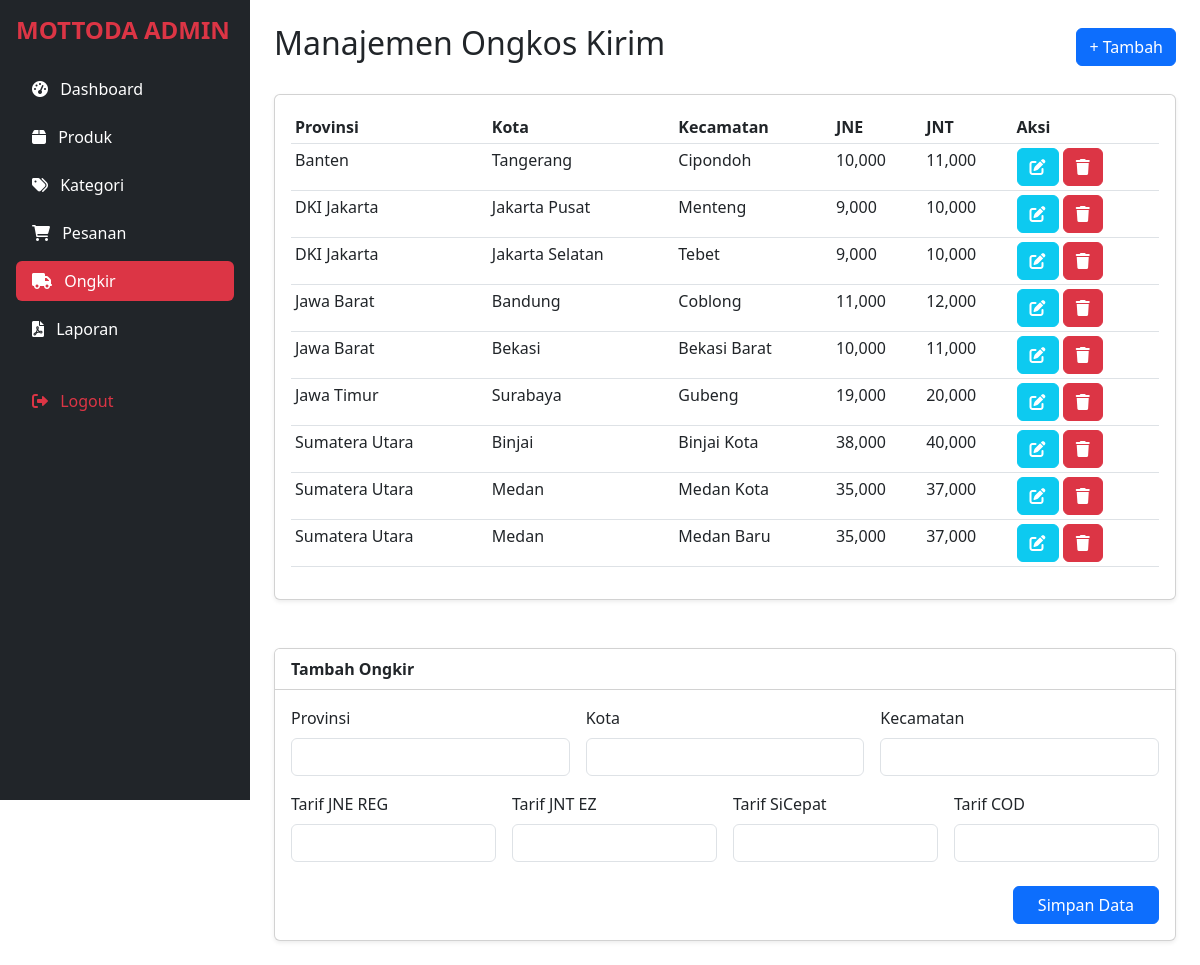
Page /admin/ongkir.php (signed in) on the committed database.
### tables this page shows
CREATE TABLE `ongkir` (
  `id` int(11) NOT NULL AUTO_INCREMENT,
  `provinsi` varchar(50) NOT NULL,
  `kota` varchar(50) NOT NULL,
  `kecamatan` varchar(50) NOT NULL,
  `jne_reg` decimal(10,2) NOT NULL,
  `jnt` decimal(10,2) NOT NULL,
  `sicepat` decimal(10,2) NOT NULL,
  `cod` decimal(10,2) NOT NULL,
  PRIMARY KEY (`id`)
);

### admin/ongkir.php (the view, shortened to what this page needs)
<?php
require_once '../inc/admin_auth.php';
$edit_data = null;
$result = mysqli_query($conn, "SELECT * FROM ongkir ORDER BY provinsi, kota ASC");
?>
<!DOCTYPE html>
<html>
<head>
    <link href="https://cdn.jsdelivr.net/npm/bootstrap@5.3.0/dist/css/bootstrap.min.css" rel="stylesheet">
    <link rel="stylesheet" href="https://cdnjs.cloudflare.com/ajax/libs/font-awesome/6.0.0/css/all.min.css">
</head>
<body>
    <div class="d-flex">
        <div class="bg-dark text-white p-3 vh-100 position-fixed" style="width: 250px;">
            <h4 class="text-danger fw-bold mb-4">MOTTODA ADMIN</h4>
            <ul class="nav flex-column">
                <li class="nav-item mb-2"><a href="index.php" class="nav-link text-white"><i
                            class="fas fa-tachometer-alt me-2"></i> Dashboard</a></li>
                <li class="nav-item mb-2"><a href="products.php" class="nav-link text-white"><i
                            class="fas fa-box me-2"></i> Produk</a></li>
                <li class="nav-item mb-2"><a href="categories.php" class="nav-link text-white"><i
                            class="fas fa-tags me-2"></i> Kategori</a></li>
                <li class="nav-item mb-2"><a href="orders.php" class="nav-link text-white"><i
                            class="fas fa-shopping-cart me-2"></i> Pesanan</a></li>
                <li class="nav-item mb-2"><a href="ongkir.php" class="nav-link text-white active bg-danger rounded"><i
                            class="fas fa-truck me-2"></i> Ongkir</a></li>
                <li class="nav-item mb-2"><a href="reports.php" class="nav-link text-white"><i
                            class="fas fa-file-pdf me-2"></i> Laporan</a></li>
                <li class="nav-item mt-4"><a href="../inc/admin_auth.php?logout=true" class="nav-link text-danger"><i
                            class="fas fa-sign-out-alt me-2"></i> Logout</a></li>
            </ul>
        </div>
        <div class="flex-grow-1 p-4" style="margin-left: 250px;">
            <div class="d-flex justify-content-between align-items-center mb-4">
                <h2>Manajemen Ongkos Kirim</h2>
                <button class="btn btn-primary" onclick="document.getElementById('formCard').scrollIntoView()">+
                    Tambah</button>
            </div>
            <div class="card shadow-sm mb-5">
                <div class="card-body">
                    <div class="table-responsive">
                        <table class="table table-sm table-hover">
                            <thead>
                                <tr>
                                    <th>Provinsi</th>
                                    <th>Kota</th>
                                    <th>Kecamatan</th>
                                    <th>JNE</th>
                                    <th>JNT</th>
                                    <th>Aksi</th>
                                </tr>
                            </thead>
                            <tbody>
                                <?php while ($row = mysqli_fetch_assoc($result)): ?>
                                    <tr>
                                        <td><?= $row['provinsi'] ?></td>
                                        <td><?= $row['kota'] ?></td>
                                        <td><?= $row['kecamatan'] ?></td>
                                        <td><?= number_format($row['jne_reg']) ?></td>
                                        <td><?= number_format($row['jnt']) ?></td>
                                        <td>
                                            <a href="ongkir.php?edit=<?= $row['id'] ?>"
                                                class="btn btn-xs btn-info text-white"><i class="fas fa-edit"></i></a>
                                            <a href="ongkir.php?delete=<?= $row['id'] ?>" class="btn btn-xs btn-danger"
                                                onclick="return confirm('Hapus?')"><i class="fas fa-trash"></i></a>
                                        </td>
                                    </tr>
                                <?php endwhile; ?>
                            </tbody>
                        </table>
                    </div>
                </div>
            </div>
            <div class="card shadow-sm" id="formCard">
                <div class="card-header bg-white fw-bold">
                    <?= $edit_data ? 'Edit Ongkir' : 'Tambah Ongkir' ?>
                </div>
                <div class="card-body">
                    <form action="" method="POST" class="row g-3">
                        <div class="col-md-4">
                            <label class="form-label">Provinsi</label>
                            <input type="text" name="provinsi" class="form-control"
                                value="<?= $edit_data['provinsi'] ?? '' ?>" required>
                        </div>
                        <div class="col-md-4">
                            <label class="form-label">Kota</label>
                            <input type="text" name="kota" class="form-control" value="<?= $edit_data['kota'] ?? '' ?>"
                                required>
                        </div>
                        <div class="col-md-4">
                            <label class="form-label">Kecamatan</label>
                            <input type="text" name="kecamatan" class="form-control"
                                value="<?= $edit_data['kecamatan'] ?? '' ?>" required>
                        </div>
                        <div class="col-md-3">
                            <label class="form-label">Tarif JNE REG</label>
                            <input type="number" name="jne_reg" class="form-control"
                                value="<?= $edit_data['jne_reg'] ?? '' ?>" required>
                        </div>
                        <div class="col-md-3">
                            <label class="form-label">Tarif JNT EZ</label>
                            <input type="number" name="jnt" class="form-control" value="<?= $edit_data['jnt'] ?? '' ?>"
                                required>
                        </div>
                        <div class="col-md-3">
                            <label class="form-label">Tarif SiCepat</label>
                            <input type="number" name="sicepat" class="form-control"
                                value="<?= $edit_data['sicepat'] ?? '' ?>" required>
                        </div>
                        <div class="col-md-3">
                            <label class="form-label">Tarif COD</label>
                            <input type="number" name="cod" class="form-control" value="<?= $edit_data['cod'] ?? '' ?>"
                                required>
                        </div>
                        <div class="col-12 mt-4 text-end">
                            <button type="submit" name="save" class="btn btn-primary px-4">Simpan Data</button>
                        </div>
                    </form>
                </div>
            </div>
        </div>
    </div>
</body>
</html>

### rows in the picture
ongkir: provinsi "Banten", kota "Tangerang", kecamatan "Cipondoh", jne_reg "10,000", jnt "11,000"
ongkir: provinsi "DKI Jakarta", kota "Jakarta Pusat", kecamatan "Menteng", jne_reg "9,000", jnt "10,000"
ongkir: provinsi "DKI Jakarta", kota "Jakarta Selatan", kecamatan "Tebet", jne_reg "9,000", jnt "10,000"
ongkir: provinsi "Jawa Barat", kota "Bandung", kecamatan "Coblong", jne_reg "11,000", jnt "12,000"
ongkir: provinsi "Jawa Barat", kota "Bekasi", kecamatan "Bekasi Barat", jne_reg "10,000", jnt "11,000"
ongkir: provinsi "Jawa Timur", kota "Surabaya", kecamatan "Gubeng", jne_reg "19,000", jnt "20,000"
ongkir: provinsi "Sumatera Utara", kota "Binjai", kecamatan "Binjai Kota", jne_reg "38,000", jnt "40,000"
ongkir: provinsi "Sumatera Utara", kota "Medan", kecamatan "Medan Kota", jne_reg "35,000", jnt "37,000"
ongkir: provinsi "Sumatera Utara", kota "Medan", kecamatan "Medan Baru", jne_reg "35,000", jnt "37,000"
